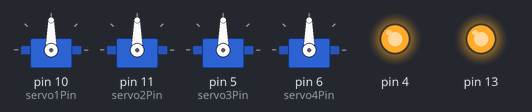
Bench run of a sketch on a simulated Arduino Uno, built with avr-gcc and run on an emulated ATmega328P. Parts: 4 × servo, output pins drawn as LEDs (lit = HIGH).

Above: at 0.05 s.
At 0.6 s:
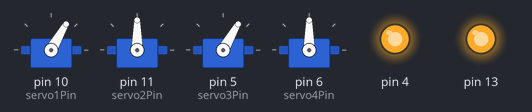
At 1.2 s:
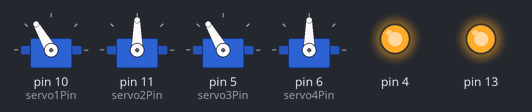
At 1.8 s:
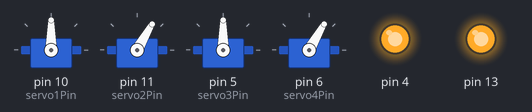
At 2.4 s:
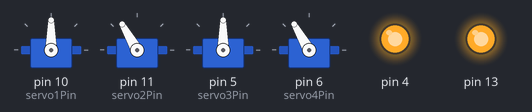
Timing chart, 0 to 3.0 s (numbered marks = the images above):
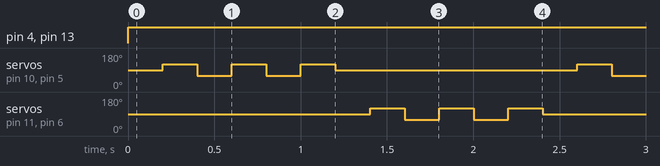

Measured:
- by itself, pin 4, pin 13: LOW → HIGH at 0.00 s
- by itself, servo on pin 10 (servo1Pin), servo on pin 11 (servo2Pin), servo on pin 5 (servo3Pin), servo on pin 6 (servo4Pin): repeats every 2.4 s: 2 × (60° 0.20 s, 120° 0.20 s), 90° 1.4 s, 120° 0.20 s

The sketch:

servo_alineador.ino
```cpp
#include <Servo.h>

Servo servo1;  // Define servo1 object
Servo servo2;  // Define servo2 object

Servo servo3;  // Define servo1 object
Servo servo4;  // Define servo2 object

int servo1Pin = 10;  // PWM pin for servo1   Black
int servo2Pin = 11; // PWM pin for servo2    Blue

int servo3Pin = 5;  // PWM pin for servo3    Black
int servo4Pin = 6; // PWM pin for servo4     Blue


void setup() {
  servo1.attach(servo1Pin); // Attach servo1 to its pin
  servo2.attach(servo2Pin); // Attach servo2 to its pin
  servo3.attach(servo3Pin); // Attach servo1 to its pin
  servo4.attach(servo4Pin); // Attach servo2 to its pin
  pinMode(13,OUTPUT);
  pinMode(4,OUTPUT);
}

void loop() {
  // scale it for use with the servo (value between 0 and 180)
  digitalWrite(13,HIGH);
  digitalWrite(4,HIGH);

  servo1.write(90);
  servo3.write(90);
  servo2.write(90);
  servo4.write(90);
  delay(200);

  servo1.write(120);
  servo3.write(120);
  delay(200);
  servo1.write(60);
  servo3.write(60);
  delay(200);
  servo1.write(120);
  servo3.write(120);
  delay(200);
  servo1.write(60);
  servo3.write(60);
  delay(200);
  servo1.write(120);
  servo3.write(120);
  delay(200);
  servo1.write(60);
  servo3.write(60);

  servo1.write(90);
  servo3.write(90);
  servo2.write(90);
  servo4.write(90);
  delay(200);

  servo2.write(120);
  servo4.write(120);
  delay(200);
  servo2.write(60);
  servo4.write(60);
  delay(200);
  servo2.write(120);
  servo4.write(120);
  delay(200);
  servo2.write(60);
  servo4.write(60);
  delay(200);
  servo2.write(120);
  servo4.write(120);
  delay(200);
  servo2.write(60);
  servo4.write(60);

  digitalWrite(13,LOW);
  digitalWrite(4,LOW);
}
```
